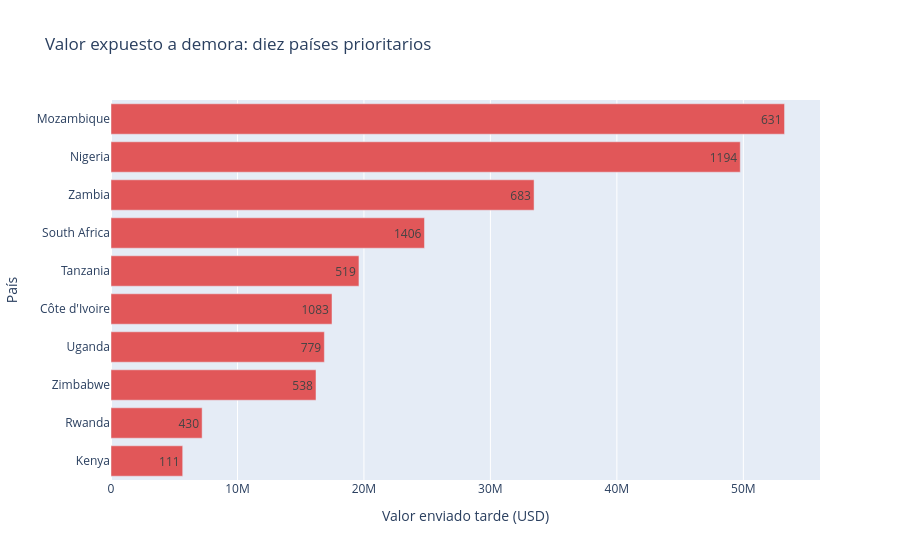

Here is the notebook cell this chart was saved with:
### Code cell
# ¿En qué países se concentra el mayor valor de envíos tardíos entre los segmentos comparables?

priority_countries = country_summary.nlargest(
    10, "valor_enviado_tarde_usd"
).sort_values("valor_enviado_tarde_usd")
priority_countries.to_csv(SUBMISSION_DIR / "priority_countries.csv", index=False)
px.bar(
    priority_countries,
    x="valor_enviado_tarde_usd",
    y="Country",
    orientation="h",
    text="envíos",
    title="Valor expuesto a demora: diez países prioritarios",
    labels={
        "valor_enviado_tarde_usd": "Valor enviado tarde (USD)",
        "Country": "País",
        "envíos": "Envíos",
    },
    color_discrete_sequence=["#e15759"],
)

### Figure 1 — Plotly figure (JSON) as saved in the notebook; plotly's stock layout.template omitted (floating-point values rounded to 4 significant figures)
{"data": [{"alignmentgroup": "True", "hovertemplate": "Valor enviado tarde (USD)=%{x}<br>País=%{y}<br>Envíos=%{text}<extra></extra>", "legendgroup": "", "marker": {"color": "#e15759", "pattern": {"shape": ""}}, "name": "", "offsetgroup": "", "orientation": "h", "showlegend": false, "text": [111, 430, 538, 779, 1083, 519, 1406, 683, 1194, 631], "textposition": "auto", "type": "bar", "x": [5669739, 7206000.0, 16210000.0, 16870000.0, 17480000.0, 19610000.0, 24790000.0, 33450000.0, 49760000.0, 53260000.0], "xaxis": "x", "y": ["Kenya", "Rwanda", "Zimbabwe", "Uganda", "Côte d'Ivoire", "Tanzania", "South Africa", "Zambia", "Nigeria", "Mozambique"], "yaxis": "y"}], "layout": {"barmode": "relative", "legend": {"tracegroupgap": 0}, "title": {"text": "Valor expuesto a demora: diez países prioritarios"}, "xaxis": {"anchor": "y", "domain": [0, 1], "title": {"text": "Valor enviado tarde (USD)"}}, "yaxis": {"anchor": "x", "domain": [0, 1], "title": {"text": "País"}}}}
